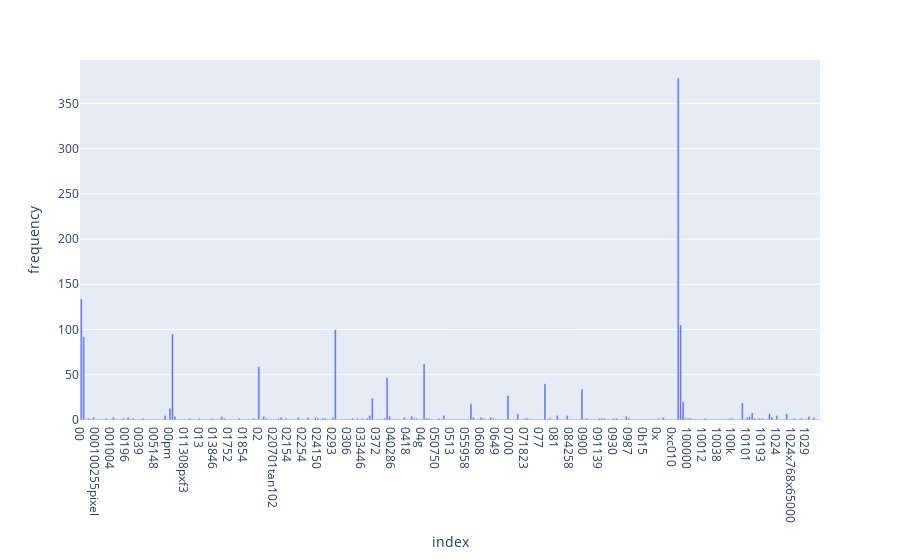

Notebook code for this chart:
### Markdown cell above
### >>> **Exercise 12 (take home):**
If you want a nicer interactive visualization here, I would encourage you try to install and use plotly to achieve this.

### Code cell
# Answer here
import plotly.express as px

data = {'frequency': term_frequencies[:300]}

df = pd.DataFrame(data, index=count_vect.get_feature_names_out()[:300])

fig = px.bar(df, y='frequency') 
 
# showing the plot
fig.show()

### Figure 1 — Plotly figure (JSON) as saved in the notebook; plotly's stock layout.template omitted (floating-point values rounded to 4 significant figures; data arrays with more than 128 entries replaced by an {"elided": "..."} marker saying what was removed)
{"data": [{"alignmentgroup": "True", "hovertemplate": "index=%{x}<br>frequency=%{y}<extra></extra>", "legendgroup": "", "marker": {"color": "#636efa", "pattern": {"shape": ""}}, "name": "", "offsetgroup": "", "orientation": "v", "showlegend": false, "textposition": "auto", "type": "bar", "x": {"elided": "300 str values"}, "xaxis": "x", "y": {"elided": "300 int values"}, "yaxis": "y"}], "layout": {"autosize": true, "barmode": "relative", "legend": {"tracegroupgap": 0}, "margin": {"t": 60}, "xaxis": {"anchor": "y", "autorange": true, "domain": [0, 1], "range": [-0.5, 299.5], "title": {"text": "index"}, "type": "category"}, "yaxis": {"anchor": "x", "autorange": true, "domain": [0, 1], "range": [0, 397.9], "title": {"text": "frequency"}, "type": "linear"}}}
